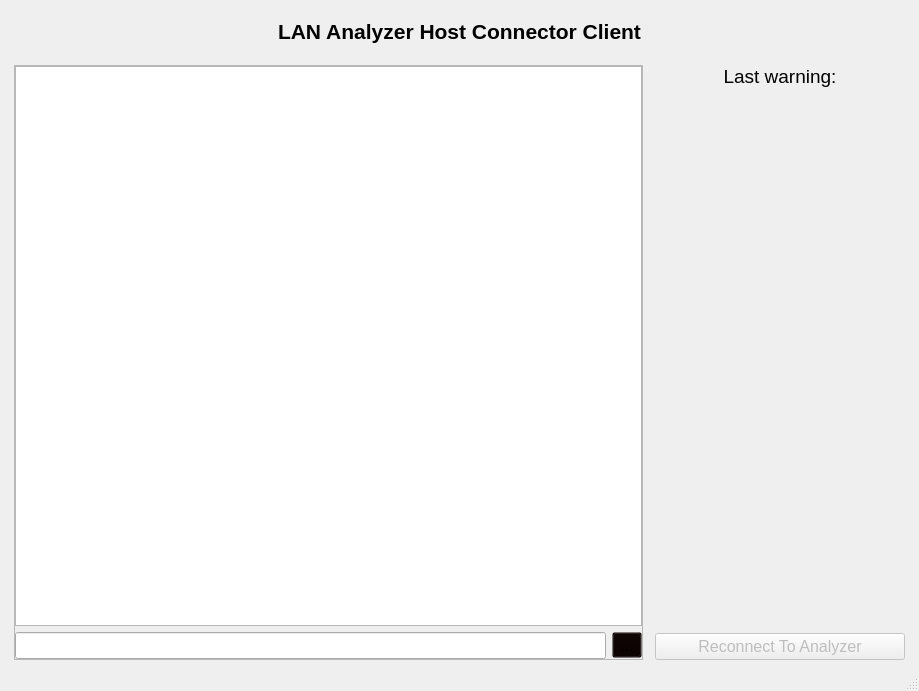
<?xml version="1.0" encoding="UTF-8"?>
<ui version="4.0">
 <class>MainWindow</class>
 <widget class="QMainWindow" name="MainWindow">
  <property name="geometry">
   <rect>
    <x>0</x>
    <y>0</y>
    <width>919</width>
    <height>691</height>
   </rect>
  </property>
  <property name="font">
   <font>
    <family>Segoe UI</family>
    <pointsize>12</pointsize>
   </font>
  </property>
  <property name="windowTitle">
   <string>LAN Analyzer Host Connector Client</string>
  </property>
  <property name="windowIcon">
   <iconset>
    <normaloff>../icons/connected.png</normaloff>../icons/connected.png</iconset>
  </property>
  <widget class="QWidget" name="centralwidget">
   <layout class="QGridLayout" name="gridLayout_2">
    <item row="4" column="4">
     <spacer name="horizontalSpacer">
      <property name="orientation">
       <enum>Qt::Horizontal</enum>
      </property>
      <property name="sizeType">
       <enum>QSizePolicy::Maximum</enum>
      </property>
      <property name="sizeHint" stdset="0">
       <size>
        <width>5</width>
        <height>20</height>
       </size>
      </property>
     </spacer>
    </item>
    <item row="1" column="1" colspan="3">
     <widget class="QLabel" name="title_label">
      <property name="font">
       <font>
        <pointsize>16</pointsize>
        <weight>75</weight>
        <bold>true</bold>
       </font>
      </property>
      <property name="text">
       <string>LAN Analyzer Host Connector Client</string>
      </property>
      <property name="alignment">
       <set>Qt::AlignCenter</set>
      </property>
     </widget>
    </item>
    <item row="2" column="1" colspan="3">
     <spacer name="verticalSpacer">
      <property name="orientation">
       <enum>Qt::Vertical</enum>
      </property>
      <property name="sizeType">
       <enum>QSizePolicy::Maximum</enum>
      </property>
      <property name="sizeHint" stdset="0">
       <size>
        <width>20</width>
        <height>15</height>
       </size>
      </property>
     </spacer>
    </item>
    <item row="0" column="1" colspan="3">
     <spacer name="verticalSpacer_2">
      <property name="orientation">
       <enum>Qt::Vertical</enum>
      </property>
      <property name="sizeType">
       <enum>QSizePolicy::Maximum</enum>
      </property>
      <property name="sizeHint" stdset="0">
       <size>
        <width>20</width>
        <height>10</height>
       </size>
      </property>
     </spacer>
    </item>
    <item row="3" column="3">
     <widget class="QLabel" name="last_warning_title_label">
      <property name="sizePolicy">
       <sizepolicy hsizetype="Preferred" vsizetype="Preferred">
        <horstretch>0</horstretch>
        <verstretch>0</verstretch>
       </sizepolicy>
      </property>
      <property name="minimumSize">
       <size>
        <width>250</width>
        <height>0</height>
       </size>
      </property>
      <property name="font">
       <font>
        <pointsize>14</pointsize>
       </font>
      </property>
      <property name="text">
       <string>Last warning:</string>
      </property>
      <property name="alignment">
       <set>Qt::AlignCenter</set>
      </property>
     </widget>
    </item>
    <item row="4" column="3">
     <widget class="QLabel" name="last_warning_label">
      <property name="sizePolicy">
       <sizepolicy hsizetype="Preferred" vsizetype="Expanding">
        <horstretch>0</horstretch>
        <verstretch>0</verstretch>
       </sizepolicy>
      </property>
      <property name="font">
       <font>
        <pointsize>13</pointsize>
       </font>
      </property>
      <property name="text">
       <string/>
      </property>
      <property name="alignment">
       <set>Qt::AlignCenter</set>
      </property>
     </widget>
    </item>
    <item row="5" column="3">
     <widget class="QPushButton" name="reconnect_button">
      <property name="enabled">
       <bool>false</bool>
      </property>
      <property name="text">
       <string>Reconnect To Analyzer</string>
      </property>
     </widget>
    </item>
    <item row="3" column="1" rowspan="3">
     <widget class="QFrame" name="chat_frame">
      <property name="frameShape">
       <enum>QFrame::StyledPanel</enum>
      </property>
      <property name="frameShadow">
       <enum>QFrame::Raised</enum>
      </property>
      <layout class="QGridLayout" name="gridLayout">
       <property name="leftMargin">
        <number>0</number>
       </property>
       <property name="topMargin">
        <number>0</number>
       </property>
       <property name="rightMargin">
        <number>0</number>
       </property>
       <property name="bottomMargin">
        <number>0</number>
       </property>
       <item row="1" column="0">
        <widget class="QLineEdit" name="message_lineEdit"/>
       </item>
       <item row="1" column="1">
        <widget class="QToolButton" name="send_tb">
         <property name="styleSheet">
          <string notr="true">background-color: rgba(10, 0, 0, 0);</string>
         </property>
         <property name="text">
          <string>...</string>
         </property>
         <property name="icon">
          <iconset>
           <normaloff>../icons/send.png</normaloff>../icons/send.png</iconset>
         </property>
         <property name="iconSize">
          <size>
           <width>22</width>
           <height>22</height>
          </size>
         </property>
        </widget>
       </item>
       <item row="0" column="0" colspan="2">
        <widget class="QListWidget" name="chat_listWidget"/>
       </item>
      </layout>
     </widget>
    </item>
    <item row="3" column="0" rowspan="3">
     <spacer name="horizontalSpacer_2">
      <property name="orientation">
       <enum>Qt::Horizontal</enum>
      </property>
      <property name="sizeType">
       <enum>QSizePolicy::Maximum</enum>
      </property>
      <property name="sizeHint" stdset="0">
       <size>
        <width>5</width>
        <height>20</height>
       </size>
      </property>
     </spacer>
    </item>
   </layout>
  </widget>
  <widget class="QMenuBar" name="menubar">
   <property name="geometry">
    <rect>
     <x>0</x>
     <y>0</y>
     <width>919</width>
     <height>21</height>
    </rect>
   </property>
  </widget>
  <widget class="QStatusBar" name="statusbar">
   <property name="font">
    <font>
     <pointsize>10</pointsize>
    </font>
   </property>
  </widget>
 </widget>
 <resources/>
 <connections/>
</ui>
